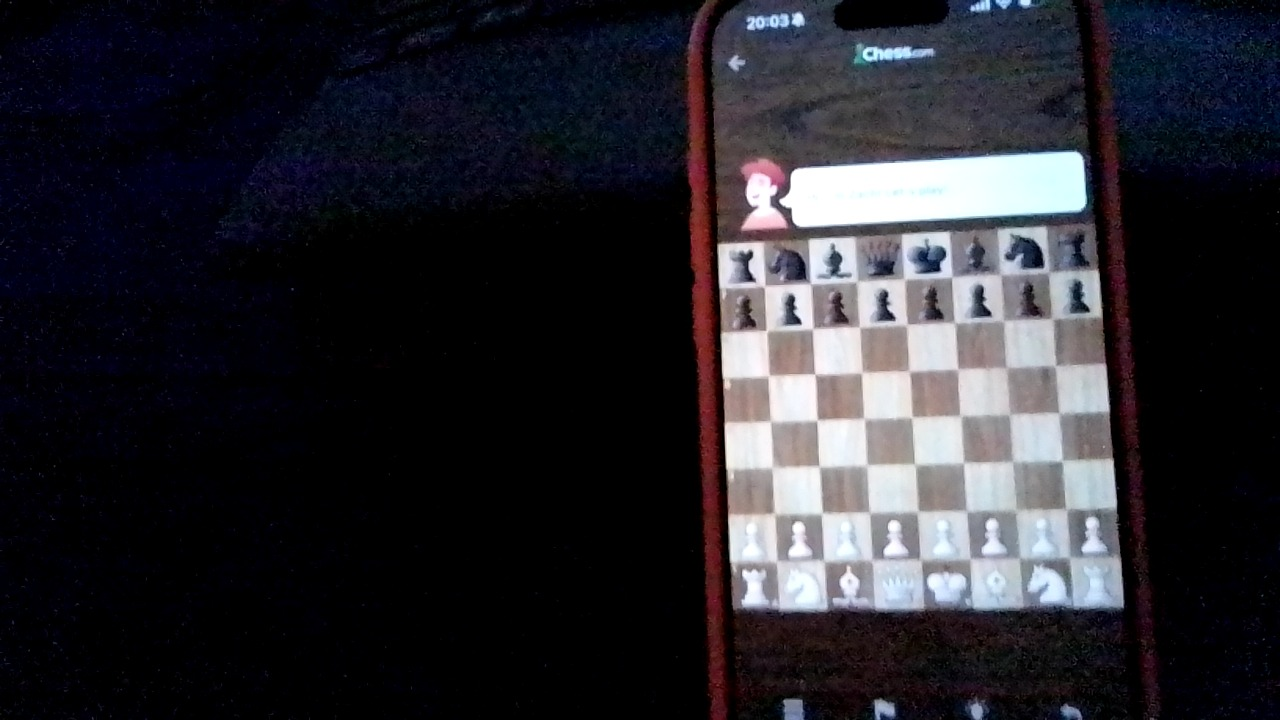
#> input picture vision/samples/board_1.jpg, 1280 x 720 px
$ python board.py samples/board_1.jpg   (older library calls are emulated)
#> lines starting #> are read from the running program, lines starting #| are printed output that depends on the picture; after the words box and inside, x2 and y2 are one past the last pixel; in counts of white or black regions, pixels touching at a corner belong together
#> further down, img is the input picture: shape (720, 1280, 3); mean B, G, R 46.6, 40.5, 41.4
"""Locate the chess board in a camera frame of a phone screen and warp it to a square.

Approach (theme-agnostic):
  1. Phone screen = bright region; take its largest contour.
  2. Inside it, the two most common mid-tone colours are the two square colours
     (the board dominates the screen in the chess.com app).
  3. Mask the DARK square colour only (the light one merges with white UI), take the
     largest blob, fit a quad from the four longest hull edges, warp.
  4. Refine: find the 7 internal grid lines in the warped image (top/bottom and
     left/right bands), extrapolate the outer lines, intersect -> exact corners, re-warp.
  5. Validate by checking the 8x8 alternation of the warped image.
"""
import cv2
import numpy as np

BOARD_PX = 800          # warped board size (100 px per square)
SQ = BOARD_PX // 8


def _order_quad(pts):
    """Order 4 points as top-left, top-right, bottom-right, bottom-left."""
    pts = np.asarray(pts, dtype=np.float32).reshape(4, 2)
    s = pts.sum(1); d = np.diff(pts, axis=1).ravel()
    return np.array([pts[np.argmin(s)], pts[np.argmin(d)], pts[np.argmax(s)], pts[np.argmax(d)]], dtype=np.float32)


def _line(p, q):
    return np.cross([p[0], p[1], 1.0], [q[0], q[1], 1.0])


def _intersect(l1, l2):
    p = np.cross(l1, l2)
    return p[:2] / p[2]


def _quad_from_hull_edges(pts):
    """Corners from robust line fits to the four sides of the convex hull.
    A minAreaRect gives the rough sides; hull points are assigned to the nearest side,
    the side lines are refit (Huber, then outliers dropped) and intersected. Robust to the
    two board corners that are light squares (missing from a dark-square mask)."""
    hull = cv2.convexHull(pts.reshape(-1, 1, 2).astype(np.float32)).reshape(-1, 2)
    box = _order_quad(cv2.boxPoints(cv2.minAreaRect(hull)))
    sides = [(box[k], box[(k + 1) % 4]) for k in range(4)]
    side_len = [np.linalg.norm(q - p) for p, q in sides]

    def dist(p, a, b):
        u, v = b - a, p - a
        return abs(u[0] * v[1] - u[1] * v[0]) / (np.linalg.norm(u) + 1e-6)

    assigned = [[] for _ in range(4)]
    for h in hull:
        d = [dist(h, a, b) for a, b in sides]
        k = int(np.argmin(d))
        if d[k] < 0.15 * side_len[k]:
            assigned[k].append(h)
    lines = []
    for k in range(4):
        P = np.array(assigned[k], np.float32)
        if len(P) < 2:
            a, b = sides[k]; lines.append(_line(a, b)); continue
        for _ in range(2):
            vx, vy, x0, y0 = cv2.fitLine(P, cv2.DIST_HUBER, 0, 0.01, 0.01).ravel()
            a = np.array([x0, y0]); b = a + np.array([vx, vy])
            res = np.array([dist(q, a, b) for q in P])
            keep = res < max(3.0, 0.03 * side_len[k])
            if keep.sum() >= 2:
                P = P[keep]
        lines.append(_line(a, b))
    corners = [_intersect(lines[k], lines[(k + 1) % 4]) for k in range(4)]
    return _order_quad(corners)


def normalize_exposure(img, target=230):
    """Scale brightness so the 99.5th percentile of V hits `target` (dark rooms, auto-exposure)."""
#> called with target = 230
    v = cv2.cvtColor(img, cv2.COLOR_BGR2HSV)[:, :, 2]
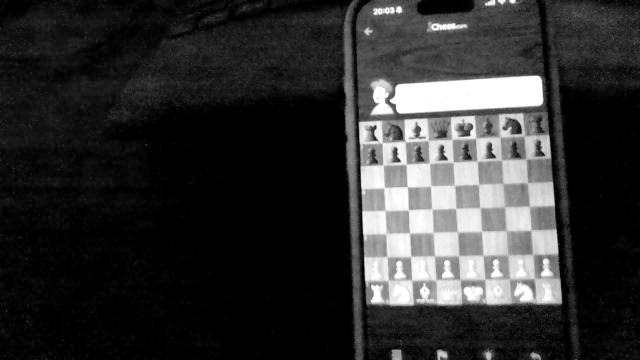
#> v: shape (720, 1280) (shown at 1/2 size); min 0, max 255, mean 48.9
    p = float(np.percentile(v, 99.5))
#> p = 255
    if p < 1:
        return img
    gain = min(4.0, target / p)
#> gain = 0.902
    if gain <= 1.05:
        return img
    return np.clip(img.astype(np.float32) * gain, 0, 255).astype(np.uint8)


def find_screen(img):
    """Return a mask of the phone screen (bright region) and its bounding quad, or (None, None)."""
    v = cv2.cvtColor(img, cv2.COLOR_BGR2HSV)[:, :, 2]
    thr, _ = cv2.threshold(v, 0, 255, cv2.THRESH_BINARY + cv2.THRESH_OTSU)
#> thr = 105
    mask = (v > max(thr, 60)).astype(np.uint8) * 255
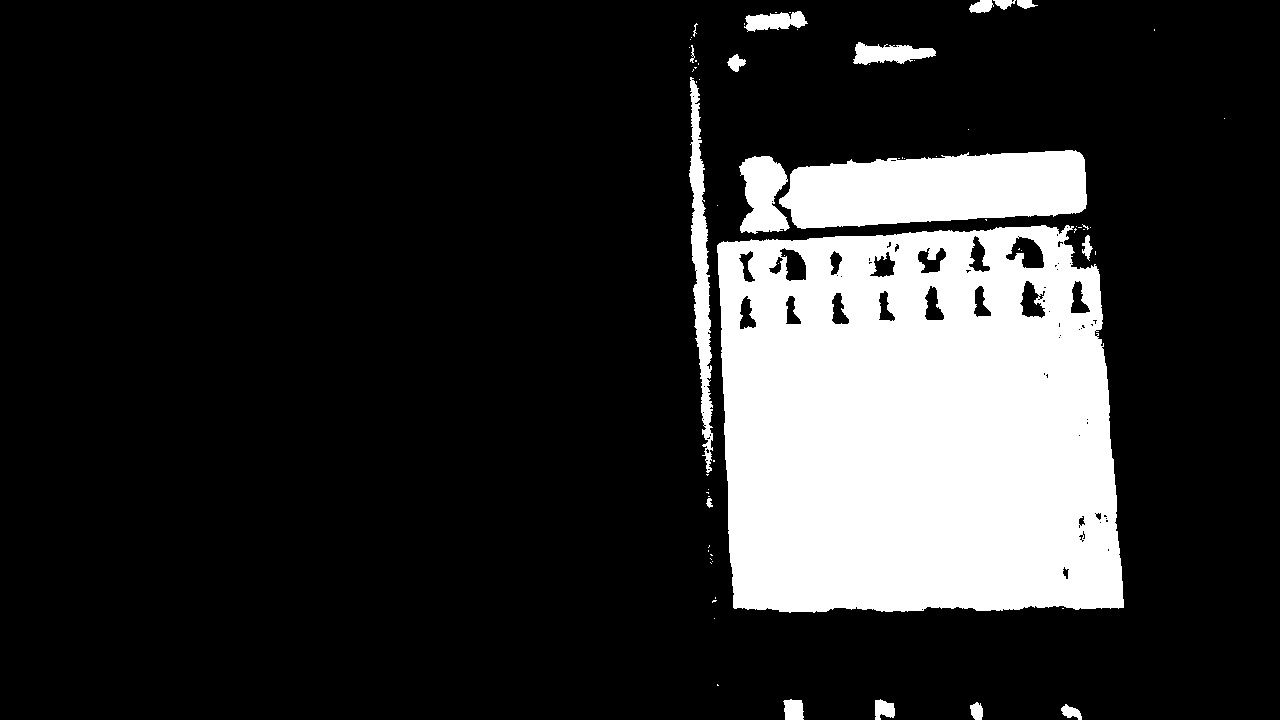
#> mask: shape (720, 1280); 18.2% white; 69 white regions (51 under 20 px), largest, box (x1, y1, x2, y2) and area: (717, 225, 1124, 613) 137877, (779, 150, 1087, 229) 18763, (689, 77, 713, 473) 4210
    mask = cv2.morphologyEx(mask, cv2.MORPH_CLOSE, np.ones((15, 15), np.uint8))
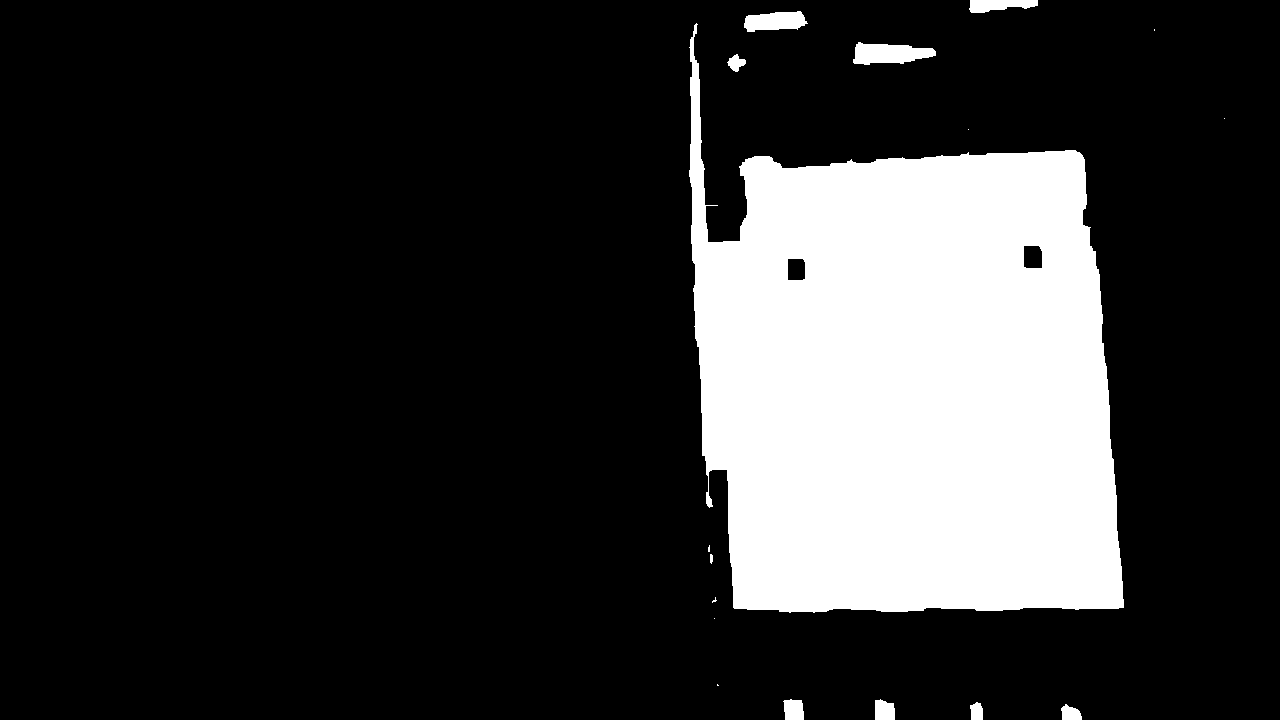
#> mask: shape (720, 1280); 19.8% white; 17 white regions (7 under 20 px)
    cnts, _ = cv2.findContours(mask, cv2.RETR_EXTERNAL, cv2.CHAIN_APPROX_SIMPLE)
#> cnts = 17 contours, 8 with area under 20; largest, box (x1, y1, x2, y2) and area: (689, 23, 1124, 613) 177318, (853, 42, 936, 65) 1230, (744, 11, 808, 32) 909, (969, 0, 1038, 13) 572, (783, 699, 804, 720) 344
    if not cnts:
        return None, None
    cnt = max(cnts, key=cv2.contourArea)
    if cv2.contourArea(cnt) < 0.02 * img.shape[0] * img.shape[1]:
        return None, None
    screen = np.zeros_like(mask)
    cv2.drawContours(screen, [cv2.convexHull(cnt)], -1, 255, -1)
    return screen, cnt


def square_colours(img, region_mask, k=6):
    """K-means the colours inside region_mask; return (dark, light) square colours (BGR)."""
    pix = img[region_mask > 0].reshape(-1, 3).astype(np.float32)
    if len(pix) > 20000:
        pix = pix[np.random.default_rng(0).choice(len(pix), 20000, replace=False)]
    crit = (cv2.TERM_CRITERIA_EPS + cv2.TERM_CRITERIA_MAX_ITER, 30, 1.0)
    _, labels, centers = cv2.kmeans(pix, k, None, crit, 3, cv2.KMEANS_PP_CENTERS)
    counts = np.bincount(labels.ravel(), minlength=k)
    order = np.argsort(-counts)
    brightest = max(c.mean() for c in centers)
    picked = [centers[i] for i in order if centers[i].mean() > 0.3 * brightest][:2]   # skip dark UI / bezel
    if len(picked) < 2 or abs(picked[0].mean() - picked[1].mean()) < 15:
        return None
    return sorted(picked, key=lambda c: c.mean())


def colour_mask(img, colour, region_mask, tol=36):
    lab = cv2.cvtColor(cv2.GaussianBlur(img, (7, 7), 0), cv2.COLOR_BGR2LAB).astype(np.int16)   # blur: gain amplifies noise
    c_lab = cv2.cvtColor(np.uint8([[colour]]), cv2.COLOR_BGR2LAB)[0, 0].astype(np.int16)
    m = (np.abs(lab - c_lab).sum(2) < tol).astype(np.uint8) * 255
    m &= region_mask
    m = cv2.morphologyEx(m, cv2.MORPH_OPEN, np.ones((5, 5), np.uint8))
    m = cv2.morphologyEx(m, cv2.MORPH_CLOSE, np.ones((7, 7), np.uint8))
    return m


def square_blobs(mask):
    """Contours of the individual dark squares: everything at least 20% of the biggest blob."""
    cnts, _ = cv2.findContours(mask, cv2.RETR_EXTERNAL, cv2.CHAIN_APPROX_SIMPLE)
    if not cnts:
        return []
    areas = [cv2.contourArea(c) for c in cnts]
    big = max(areas)
    out = []
    for c, a in zip(cnts, areas):
        if a < 0.2 * big:
            continue
        x, y, w, h = cv2.boundingRect(c)
        if 0.33 <= w / h <= 3.0:        # drop long thin strips (phone edge, UI bars); pieces can split squares
            out.append(c)
    return out


def warp(img, quad, size=BOARD_PX):
    dst = np.array([[0, 0], [size - 1, 0], [size - 1, size - 1], [0, size - 1]], np.float32)
    M = cv2.getPerspectiveTransform(quad, dst)
    return cv2.warpPerspective(img, M, (size, size)), M


def _grid_positions(profile, sq=SQ, search=0.3):
    """Given a 1-D edge profile of length 8*sq, locate internal lines 1..7 and fit x_i = a + b*i."""
    xs, idx = [], []
    for i in range(1, 8):
        lo, hi = int((i - search) * sq), int((i + search) * sq)
        seg = profile[lo:hi]
        if seg.max() <= 0:
            continue
        xs.append(lo + int(np.argmax(seg))); idx.append(i)
    if len(xs) < 4:
        return None
    b, a = np.polyfit(idx, xs, 1)
    return a, b   # position(i) = a + b*i


def refine_quad(img, quad):
    """One refinement step: re-detect the grid in the warped image, return a corrected quad in image coords."""
    board, M = warp(img, quad)
    g = cv2.GaussianBlur(cv2.cvtColor(board, cv2.COLOR_BGR2GRAY), (5, 5), 0).astype(np.float32)
    gx = np.abs(cv2.Sobel(g, cv2.CV_32F, 1, 0, ksize=3))
    gy = np.abs(cv2.Sobel(g, cv2.CV_32F, 0, 1, ksize=3))
    H = BOARD_PX; band = H // 3
    # vertical grid lines, measured in the top and bottom thirds
    fits_x = [_grid_positions(gx[:band].sum(0)), _grid_positions(gx[-band:].sum(0))]
    fits_y = [_grid_positions(gy[:, :band].sum(1)), _grid_positions(gy[:, -band:].sum(1))]
    if any(f is None for f in fits_x + fits_y):
        return None
    yc = [band / 2, H - band / 2]; xc = [band / 2, H - band / 2]
    def vline(i):  # line through the two measured positions of vertical grid line i
        return _line((fits_x[0][0] + fits_x[0][1] * i, yc[0]), (fits_x[1][0] + fits_x[1][1] * i, yc[1]))
    def hline(i):
        return _line((xc[0], fits_y[0][0] + fits_y[0][1] * i), (xc[1], fits_y[1][0] + fits_y[1][1] * i))
    corners_w = np.array([_intersect(hline(0), vline(0)), _intersect(hline(0), vline(8)),
                          _intersect(hline(8), vline(8)), _intersect(hline(8), vline(0))], np.float32)
    ideal = np.array([[0, 0], [H, 0], [H, H], [0, H]], np.float32)
    if np.abs(corners_w - ideal).max() > 0.6 * SQ:      # implausible correction: keep the previous quad
        return None
    Minv = np.linalg.inv(M)
    corners_img = cv2.perspectiveTransform(corners_w.reshape(-1, 1, 2), Minv).reshape(4, 2)
    return _order_quad(corners_img)


def checker_score(board):
    """How strongly does the warped image alternate like an 8x8 board? ~1.0 = perfect.
    Also returns True if the bottom-left square is the darker parity (as it must be)."""
    g = cv2.cvtColor(board, cv2.COLOR_BGR2GRAY).astype(np.float32)
    means = np.zeros((8, 8), np.float32)
    for r in range(8):
        for c in range(8):
            cell = g[r * SQ:(r + 1) * SQ, c * SQ:(c + 1) * SQ]
            ring = np.concatenate([cell[:8].ravel(), cell[-8:].ravel(), cell[:, :8].ravel(), cell[:, -8:].ravel()])
            means[r, c] = ring.mean()
    parity = (np.indices((8, 8)).sum(0) % 2) == 0        # a8 parity (top-left); bottom-left (7,0) has parity 1
    a, b = means[parity].mean(), means[~parity].mean()
    sep = abs(a - b)
    within = (means[parity].std() + means[~parity].std()) / 2 + 1e-3
    return float(sep / (sep + within)), bool(b < a)


def square_blobs_adaptive(img, block=101, c=10):
    """Lighting-invariant square finder. Adaptive thresholding makes dark squares (pixel below the
    local mean) and light squares (above it) into blobs regardless of exposure gradients. Keep the
    blobs of similar size that form one spatial cluster: those are the 64 squares."""
    g = cv2.GaussianBlur(cv2.cvtColor(img, cv2.COLOR_BGR2GRAY), (5, 5), 0)
    masks = [cv2.adaptiveThreshold(g, 255, cv2.ADAPTIVE_THRESH_MEAN_C, cv2.THRESH_BINARY_INV, block, c),   # darker than local mean
             cv2.adaptiveThreshold(g, 255, cv2.ADAPTIVE_THRESH_MEAN_C, cv2.THRESH_BINARY, block, -c)]      # lighter than local mean
    cands = []
    for m in masks:
        m = cv2.morphologyEx(m, cv2.MORPH_OPEN, np.ones((5, 5), np.uint8))
        cnts, _ = cv2.findContours(m, cv2.RETR_EXTERNAL, cv2.CHAIN_APPROX_SIMPLE)
        for cnt in cnts:
            area = cv2.contourArea(cnt)
            if area < 150:
                continue
            x, y, w, h = cv2.boundingRect(cnt)
            if not (0.5 <= w / h <= 2.0):
                continue
            if area / (w * h) < 0.45:
                continue
            cands.append((cnt, area, (x + w / 2, y + h / 2)))
    if len(cands) < 12:
        return []
    # typical square area: median of the larger half of candidates (pieces are smaller blobs)
    areas = np.array(sorted(c[1] for c in cands))
    typ = float(np.median(areas[len(areas) // 2:]))
    sq = [c for c in cands if 0.45 * typ <= c[1] <= 1.8 * typ]
    if len(sq) < 12:
        return []
    # spatial coherence: link blobs whose centres are within ~2 square widths; keep the biggest group
    side = np.sqrt(typ)
    cen = np.array([c[2] for c in sq], np.float32)
    n = len(sq); parent = list(range(n))
    def find(i):
        while parent[i] != i:
            parent[i] = parent[parent[i]]; i = parent[i]
        return i
    d = np.linalg.norm(cen[:, None] - cen[None], axis=2)
    for i in range(n):
        for j in range(i + 1, n):
            if d[i, j] < 2.2 * side:
                parent[find(i)] = find(j)
    roots = [find(i) for i in range(n)]
    big = max(set(roots), key=roots.count)
    return [sq[i][0] for i in range(n) if roots[i] == big]


def _comb_search(gx, gy, p_min, p_max):
    """Find the 8x8 grid (period P, offset ox, oy) in an edge image pair by maximising the summed
    edge energy along nine vertical and nine horizontal lines. Uses prefix sums; exhaustive."""
    Hs, Ws = gx.shape
    k = np.ones((1, 3), np.float32)
    gx = cv2.dilate(gx, np.ones((1, 3), np.uint8)); gy = cv2.dilate(gy, np.ones((3, 1), np.uint8))   # 1px tolerance
    Sx = np.vstack([np.zeros((1, Ws), np.float32), np.cumsum(gx, 0)])     # Sx[y, x] = sum gx[:y, x]
    Sy = np.hstack([np.zeros((Hs, 1), np.float32), np.cumsum(gy, 1)])     # Sy[y, x] = sum gy[y, :x]
    best = (-1, None)
    for P in range(p_min, p_max + 1):
        L = 8 * P
        if L >= Hs or L >= Ws:
            continue
        nY, nX = Hs - L, Ws - L                   # valid top-left offsets
        A = (Sx[L:Hs + 1] - Sx[:Hs + 1 - L])[:nY]       # (nY, Ws): vertical-line energy over [oy, oy+L)
        B = (Sy[:, L:Ws + 1] - Sy[:, :Ws + 1 - L])[:, :nX]   # (Hs, nX): horizontal-line energy over [ox, ox+L)
        sv = sum(A[:, i * P:i * P + nX] for i in range(9))            # (nY, nX)
        sh = sum(B[i * P:i * P + nY, :] for i in range(9))            # (nY, nX)
        sc = (sv + sh) / (18.0 * L)
        idx = np.unravel_index(np.argmax(sc), sc.shape)
        if sc[idx] > best[0]:
            best = (float(sc[idx]), (P, int(idx[1]), int(idx[0])))
    return best


def _valid_quad(q, min_side=30):
    q = np.asarray(q, np.float32).reshape(4, 2)
    if not np.isfinite(q).all():
        return False
    sides = [np.linalg.norm(q[(i + 1) % 4] - q[i]) for i in range(4)]
    if min(sides) < min_side or max(sides) > 6 * min(sides):
        return False
    return cv2.isContourConvex(q.astype(np.int32).reshape(-1, 1, 2)) and abs(cv2.contourArea(q)) > min_side ** 2


def propose_from_screen(img, width=480):
    """Warp the bright phone-screen region to a frontal rectangle and comb-search it for the board.
    Two rectifications are tried (bounding rectangle; four fitted edges, better for tilted phones).
    Returns a list of quads in image coords."""
    screen, cnt = find_screen(img)
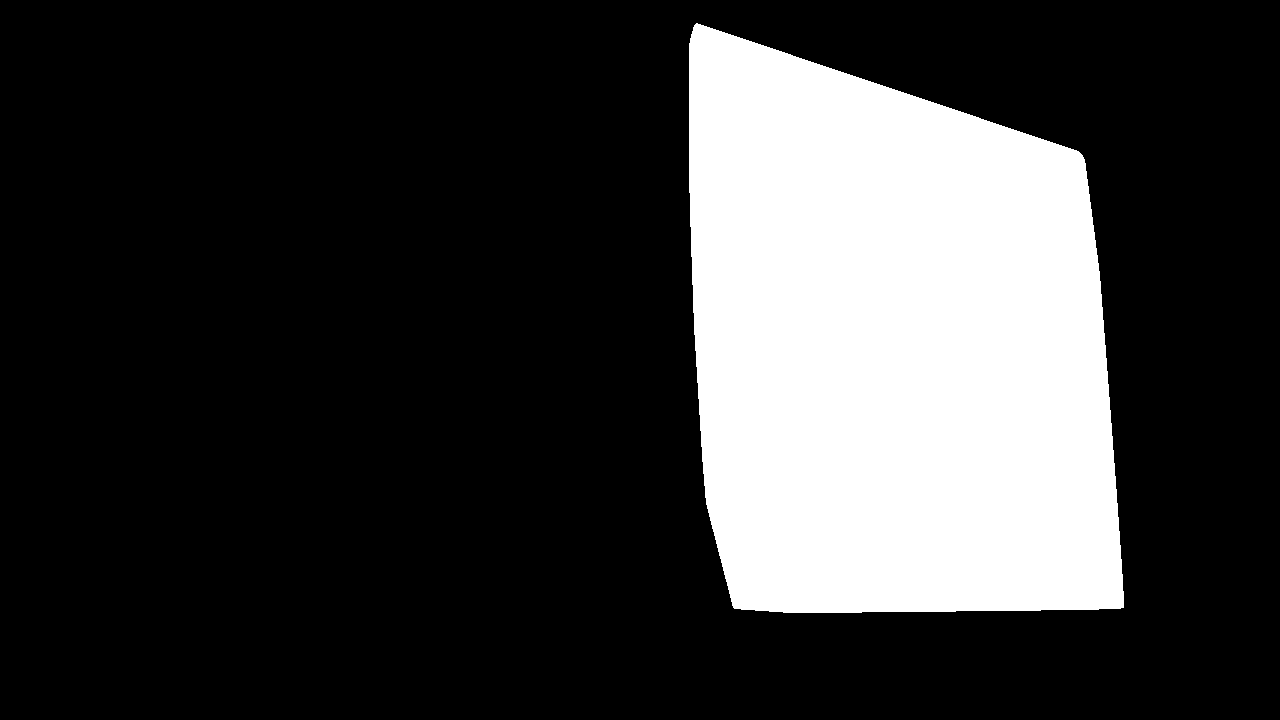
#> screen: shape (720, 1280); 23% white; 1 white region, box (x1, y1, x2, y2) and area: (689, 23, 1124, 613) 212261
    if screen is None:
        return []
    out = []
    for box in (cv2.boxPoints(cv2.minAreaRect(cnt)), _quad_from_hull_edges(cnt.reshape(-1, 2).astype(np.float32))):
#> in _order_quad, `pts = np.asarray(pts, dtype=np.float32).reshape(4, 2)`: pts = [[713, 633.1], [675.3, 24.28], [1085.9, -1.18], [1123.7, 607.6]]
#> in _order_quad, `s = pts.sum(1)`: s = [1346.2, 699.6, 1084.7, 1731.3]
#> (the rest of the program and of its run is left out)
